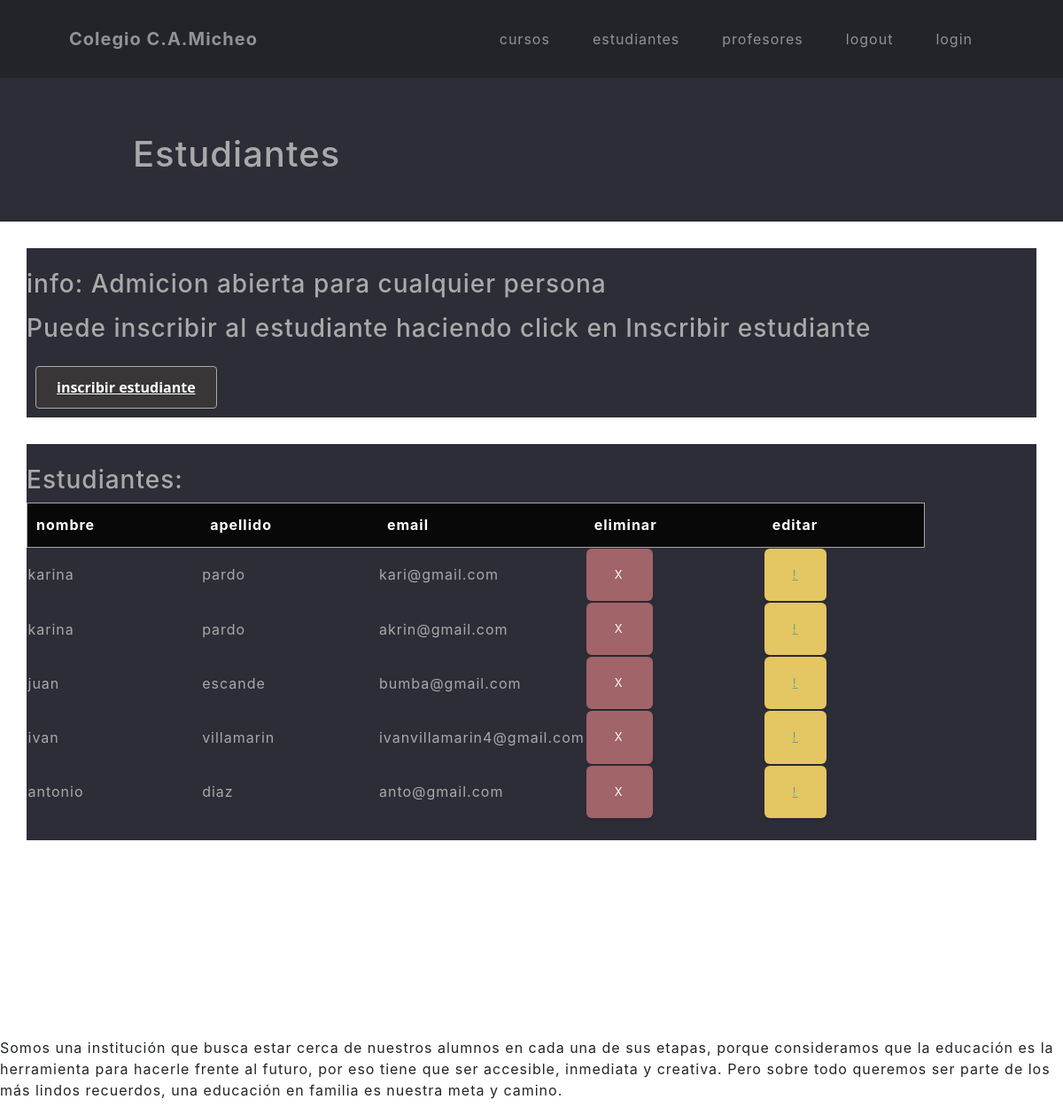
/estudiantes (signed in), run on an earlier commit of the app's database.
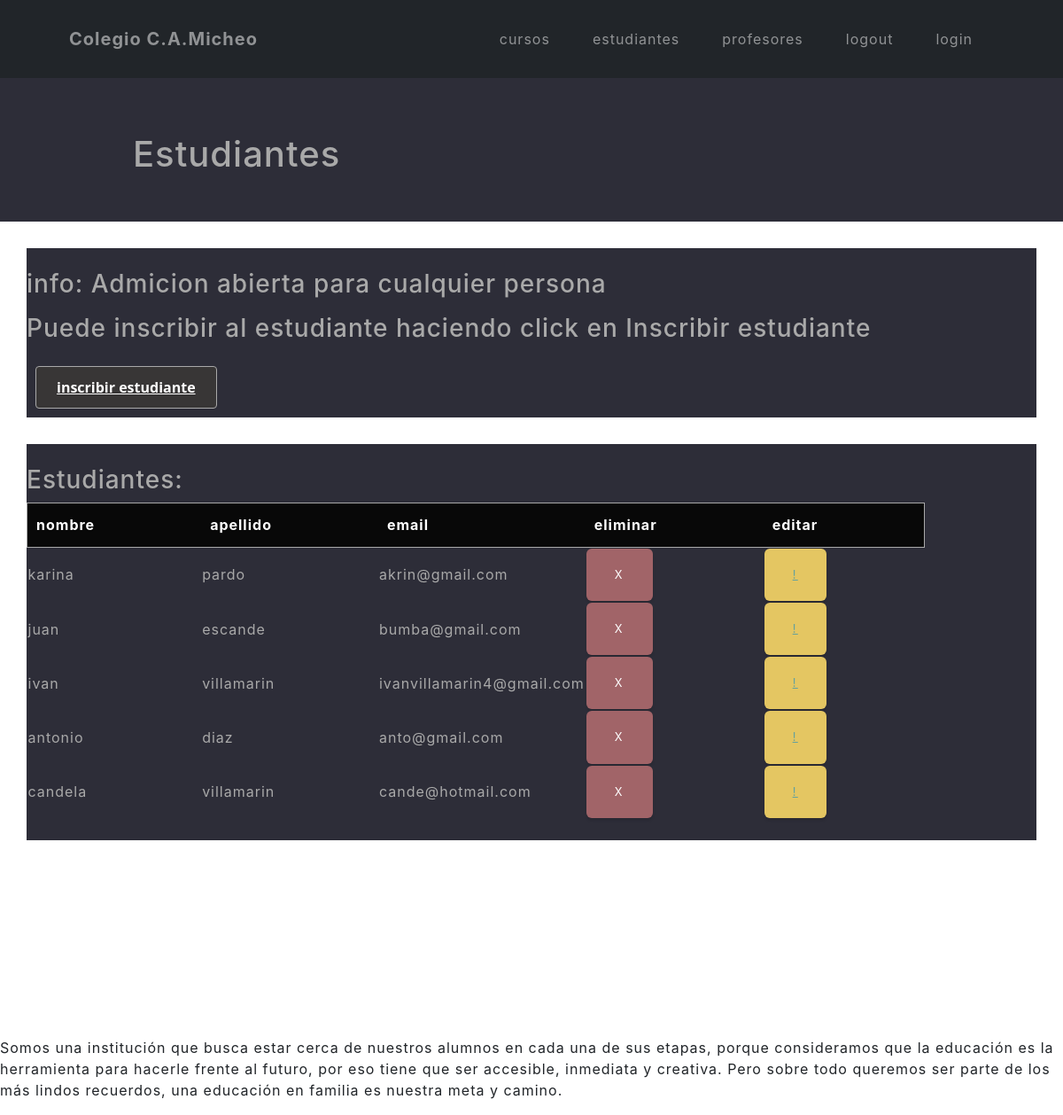
And on a later commit of the database.
### App/models.py (models this page shows, shortened)
class Estudiante(models.Model):
    nombre = models.CharField(max_length=30)
    apellido = models.CharField(max_length=30)
    email = models.EmailField()

### App/views.py (the view)
# urls.py: path('estudiantes', estudiantes, name="estudiantes"),
@login_required
def estudiantes(request):
    Estudiantes = Estudiante.objects.all()
    return render(request, "App/estudiantes.html", {"Estudiantes":Estudiantes})

### App/templates/App/estudiantes.html (shortened to what this page needs)
<div>
    {% extends "App/inicio.html" %}
    {% load static %}
        {% block contenidoQueCambia %}
        <div class="titulo">
            <h1 style="padding: 150px" >Estudiantes</h1>
        </div>
        <div style="margin: 30px;" style="padding: 40px;" class="info">
            <br>
            <h3><p style="color: darkgray;">info: Admicion abierta para cualquier persona</p></h3>
            <h3> <p style="color: darkgray;" > Puede inscribir al estudiante haciendo click en Inscribir estudiante </p> </h3>
            <button id="bottone5"> <a style="color: white;" href="/App/setEstudiante">inscribir estudiante</a></button>
            <br>
        </div>
        <div class="info" style="margin: 30px;" style="padding: 30px;" >
            <br>
            <h3 style="color: darkgrey;" style="margin: 20px;" >Estudiantes:</h3>
            <table style="color: darkgrey;" id="tablaComp">
                <tr id="tablaEst">
                    <th>nombre</th>
                    <th>apellido</th>
                    <th>email</th>
                    <th>eliminar</th>
                    <th>editar</th>
                </tr>
                    {% for estudiante in Estudiantes %}
                    <tr>
                        <td>{{estudiante.nombre}}</td>
                        <td>{{estudiante.apellido}}</td>
                        <td>{{estudiante.email}}</td>
                        <td><button class="btn btn-danger btnEliminar"><a href="{% url 'eliminarEstudiante' estudiante.nombre %}">X</a></button></td>
                        <td><button class="btn btn-warning btnEditar"><a href="{% url 'editarEstudiante' estudiante.nombre %}">!</a></button></td>
                    </tr>
                    {% endfor %}
            </table>
            <br>
        </div>
        {% endblock %}

What changed in the data, as far as the page shows it:
removed Estudiante: nombre "karina", apellido "pardo", email "kari@gmail.com"
added Estudiante: nombre "candela", apellido "villamarin", email "cande@hotmail.com"
